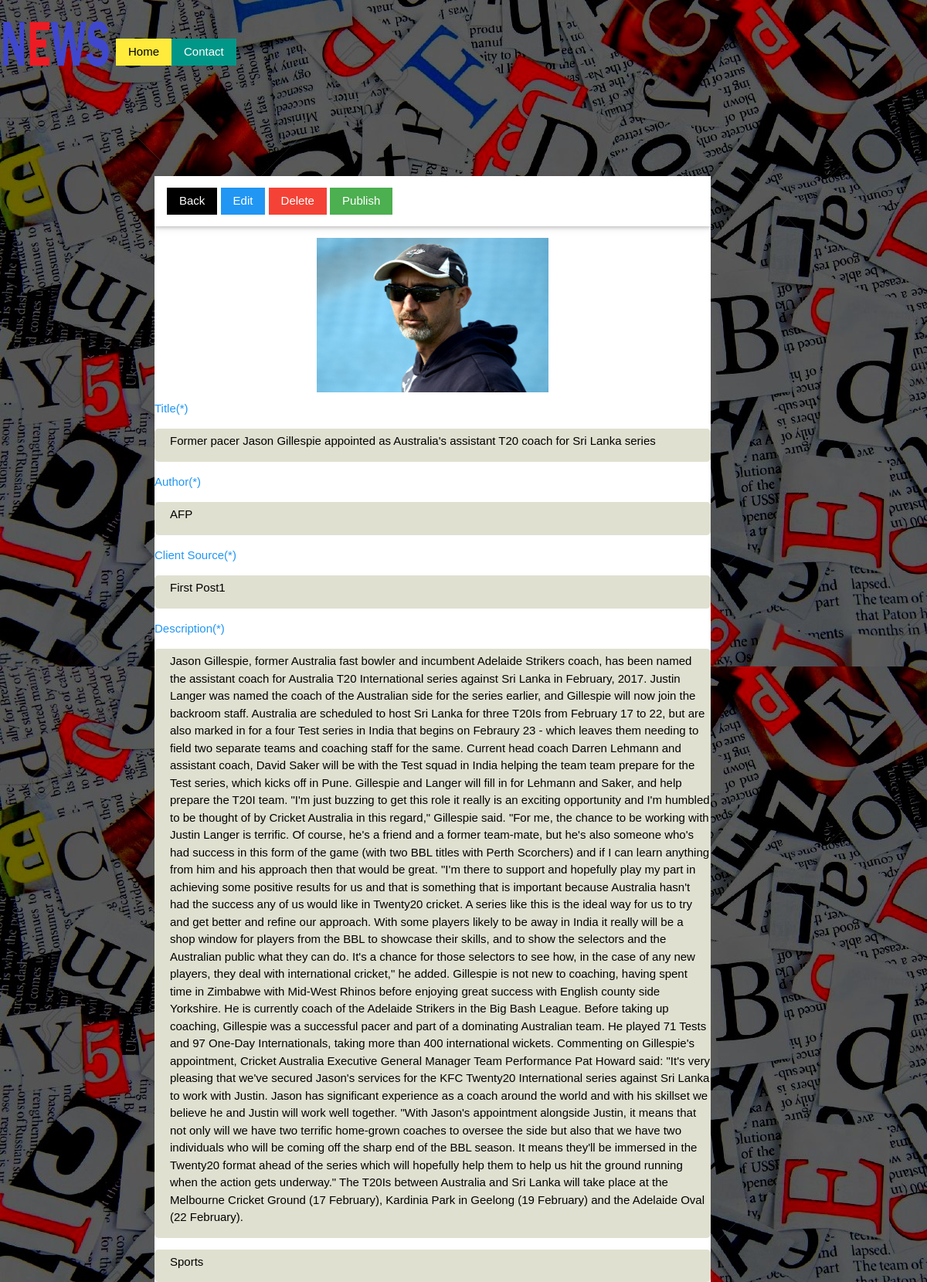
/personal_news/pages/admin_detailview.php?id=1, run on the app's committed database.
### tables this page shows
CREATE TABLE IF NOT EXISTS `news_details` (
  `news_detailid` int(11) NOT NULL,
  `news_title` varchar(555) DEFAULT NULL,
  `news_details` longtext,
  `news_source` varchar(255) DEFAULT NULL,
  `news_type` varchar(255) DEFAULT NULL,
  `author` varchar(255) DEFAULT NULL,
  `image_name` varchar(255) DEFAULT NULL,
  `image_location` varchar(255) DEFAULT NULL,
  `publish_status` int(11) DEFAULT NULL,
  `publish_date` datetime DEFAULT NULL,
  `created_by` int(11) DEFAULT NULL,
  `created_date` datetime DEFAULT NULL,
  PRIMARY KEY (`news_detailid`)
);

### personal_news/pages/admin_detailview.php (the view, shortened to what this page needs)
<?php
include('header.php');
$id=$_REQUEST["id"];
$select_news_query="SELECT * FROM news_details WHERE news_detailid='".$id."'";
$select_news_result=mysql_query($select_news_query);
	$k=0;
	$title=mysql_result($select_news_result,$k,'news_title');
	$news_source=mysql_result($select_news_result,$k,'news_source');
	$short_details=mysql_result($select_news_result,$k,'news_details');
	$image_loc1=mysql_result($select_news_result,$k,'image_name');
	$news_type=mysql_result($select_news_result,$k,'news_type');
	$author=mysql_result($select_news_result,$k,'author');
	$publish_status=mysql_result($select_news_result,$k,'publish_status');
?>
<div style="position:relative;left:200px;top:100px;width:60%;background:white;">
<form class="w3-container w3-card-2" method="post" action="admin_editview.php"  enctype="multipart/form-data" >
			<p>
		   <a href='admin_index.php' class="w3-btn">Back</a>
		   <button class="w3-btn w3-blue">Edit</button>
		   <a href='#' class="w3-btn w3-red">Delete</a>
		   <?php if($publish_status==0){ ?><a href='#' class="w3-btn w3-green">Publish</a><?php } ?>
		  </p>
</form>
		  <p>
			<center><img id="show_image" height="200" width="300" src="../uploads/<?php echo $image_loc1; ?>" onclick="callhidden();" /></center>
		  </p>
		  <p>
		  <label class="w3-label w3-text-blue">Title(*)</label>
			<div style='background: #e0e0d1;border-radius:5px;padding:5px 0px 15px 20px;'> <?php echo $title; ?> </div>
		  </p>
		  <p>
		  <label class="w3-label w3-text-blue">Author(*)</label>
		  <div style='background: #e0e0d1;border-radius:5px;padding:5px 0px 15px 20px;'> <?php echo $author; ?> </div>
		   </p>
		   <p>
		  <label class="w3-label w3-text-blue">Client Source(*)</label>
		  <div style='background: #e0e0d1;border-radius:5px;padding:5px 0px 15px 20px;'> <?php echo $news_source; ?> </div>
		  </p>
		  <p>
			<label class="w3-text-blue">Description(*)</label>
			<div style='background: #e0e0d1;border-radius:5px;padding:5px 0px 15px 20px;'> <?php echo $short_details; ?> </div>
		  </p>
		  <p>
			<div style='background: #e0e0d1;border-radius:5px;padding:5px 0px 15px 20px;'> <?php echo $news_type; ?> </div>
		   </p>
</div>

### personal_news/css/w3.css (style rules this page uses)
*,*:before,*:after { box-sizing:inherit }
html { -ms-text-size-adjust:100%;-webkit-text-size-adjust:100% }
body { margin:0 }
a { background-color:transparent;-webkit-text-decoration-skip:objects }
img { border-style:none }
button,input,select,textarea { font:inherit;margin:0 }
button,input { overflow:visible }
button,select { text-transform:none }
button,html [type=button],[type=reset],[type=submit] { -webkit-appearance:button }
html,body { font-family:Verdana,sans-serif;font-size:15px;line-height:1.5 }
html { overflow-x:hidden }
img { margin-bottom:-5px }
a { color:inherit }
.w3-btn,.w3-btn-block { border:none;display:inline-block;outline:0;padding:6px 16px;vertical-align:middle;overflow:hidden;text-decoration:none!important;color:#fff;background-color:#000;text-align:center;cursor:pointer;white-space:nowrap }
.w3-btn,.w3-btn-floating,.w3-btn-floating-large,.w3-closenav,.w3-opennav,.w3-btn-block { -webkit-touch-callout:none;-webkit-user-select:none;-khtml-user-select:none;-moz-user-select:none;-ms-user-select:none;user-select:none }
.w3-btn,.w3-btn-floating,.w3-dropnav a,.w3-btn-floating-large,.w3-btn-block, .w3-navbar a,.w3-sidenav a,.w3-pagination li a,.w3-hoverable tbody tr,.w3-hoverable li, .w3-accordion-content a,.w3-dropdown-content a,.w3-dropdown-click:hover,.w3-dropdown-hover:hover,.w3-opennav,.w3-closenav,.w3-closebtn,*[class*="w3-hover-"] { -webkit-transition:background-color .25s,color .15s,box-shadow .25s,opacity 0.25s,filter 0.25s,border 0.15s;transition:background-color .25s,color .15s,box-shadow .15s,opacity .25s,filter .25s,border .15s }
.w3-label { color:#009688 }
.w3-container:after,.w3-panel:after,.w3-row:after,.w3-row-padding:after,.w3-topnav:after,.w3-clear:after,.w3-btn-group:before,.w3-btn-group:after,.w3-btn-bar:before,.w3-btn-bar:after { content:"";display:table;clear:both }
.w3-container { padding:0.01em 16px }
.w3-card-2,.w3-example { box-shadow:0 2px 4px 0 rgba(0,0,0,0.16),0 2px 10px 0 rgba(0,0,0,0.12)!important }
.w3-blue,.w3-hover-blue:hover { color:#fff!important;background-color:#2196F3!important }
.w3-green,.w3-hover-green:hover { color:#fff!important;background-color:#4CAF50!important }
.w3-red,.w3-hover-red:hover { color:#fff!important;background-color:#f44336!important }
.w3-text-blue,.w3-hover-text-blue:hover { color:#2196F3!important }

### personal_news/css/header.css (style rules this page uses)
body { background:url(../images/news_background.jpg); }

### data on the page
news_details: image_name (picture), news_title "Former pacer Jason Gillespie appointed as Australia's assistant T20 coach for Sri Lanka series", author "AFP", news_source "First Post1", news_details "Jason Gillespie, former Australia fast bowler and incumbent Adelaide Strikers coach, has been named the assistant coach for Australia T20 International series against Sri Lanka in February, 2017. Justin Langer was named the coach of the Australian side for the series earlier, and Gillespie will now join the backroom staff. Australia are scheduled to host Sri Lanka for three T20Is from February 17 to 22, but are also marked in for a four Test series in India that begins on Febraury 23 - which leaves them needing to field two separate teams and coaching staff for the same. Current head coach Darren Lehmann and assistant coach, David Saker will be with the Test squad in India helping the team…", news_type "Sports"
